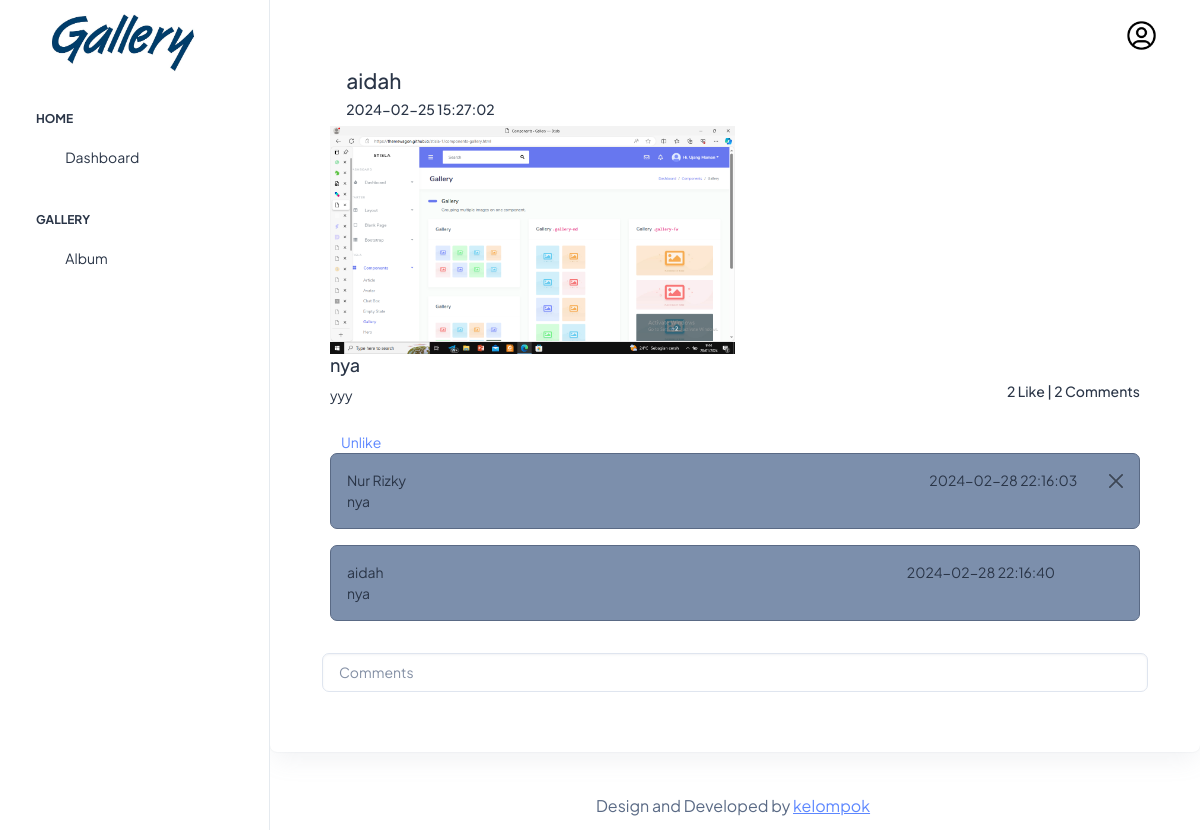
The page /views/dfoto.php?fotoid=52 (signed in) on the database its author committed.
### tables this page shows
CREATE TABLE `foto` (
  `fotoid` int(11) NOT NULL,
  `judulfoto` varchar(255) NOT NULL,
  `deskripsifoto` text NOT NULL,
  `tanggalunggah` datetime NOT NULL,
  `lokasifile` text NOT NULL,
  `albumid` int(11) NOT NULL,
  `userid` int(11) NOT NULL
);

CREATE TABLE `user` (
  `userid` int(11) NOT NULL,
  `username` varchar(255) NOT NULL,
  `password` text NOT NULL,
  `email` varchar(255) NOT NULL,
  `namalengkap` varchar(255) NOT NULL,
  `alamat` text NOT NULL,
  `jeniskelamin` enum('Laki-Laki','Perempuan','','') NOT NULL
);

CREATE TABLE `komentarfoto` (
  `komentarid` int(11) NOT NULL,
  `fotoid` int(11) NOT NULL,
  `userid` int(11) NOT NULL,
  `isikomentar` text NOT NULL,
  `tanggalkomentar` datetime NOT NULL
);

### controllers/c_conn.php (called while the page is built)
<?php
class c_conn {
    public function conn() {
        $conn = mysqli_connect("localhost", "root", "", "gallery");
        return $conn;
    }
}

### controllers/c_foto.php (called while the page is built, shortened)
<?php
include_once "c_conn.php";
class c_foto{
    public function read_postingan($fotoid){
        $conn = new c_conn();
        $query = "SELECT foto.*, user.* FROM foto INNER JOIN user ON foto.userid = user.userid WHERE fotoid = $fotoid";
        $data = mysqli_query($conn->conn(), $query);
        while ($row = mysqli_fetch_object($data)) {
            $rows[] = $row;
        }
        if (!empty($rows)) {
            return $rows;
        }
    }
}
?>

### controllers/c_like.php (called while the page is built, shortened)
<?php
include_once "c_conn.php";
class c_like {
    public function user($fotoid, $likeid) {
        $conn = new c_conn();
        $query = mysqli_query($conn->conn(), "SELECT * FROM likefoto WHERE fotoid = $fotoid AND userid = $likeid");
        $data = mysqli_num_rows($query);
        return $data;
    }
    public function jumlah($fotoid) {
        $conn = new c_conn();
        $query = mysqli_query($conn->conn(), "SELECT * FROM likefoto WHERE fotoid = $fotoid");
        $data = mysqli_num_rows($query);
        return $data;
    }
}

### controllers/c_komentar.php (called while the page is built, shortened)
<?php
include_once "c_conn.php";
class c_komentar
{
    public function read_komentar($foto)
    {
        $conn = new c_conn();
        $query = mysqli_query($conn->conn(), "SELECT komentarfoto.*, user.* FROM komentarfoto INNER JOIN user ON komentarfoto.userid = user.userid WHERE fotoid = $foto");
        while ($row = mysqli_fetch_object($query)) {
            $rows[] = $row;
        }
        if (!empty($rows)) {
            return $rows;
        }
    }
    public function jumlah($fotoid) {
        $conn = new c_conn();
        $query = mysqli_query($conn->conn(), "SELECT * FROM komentarfoto WHERE fotoid = $fotoid");
        $data = mysqli_num_rows($query);
        return $data;
    }
}

### views/dfoto.php (the view, shortened to what this page needs)
<?php
include_once "template/header.php";
include_once "template/sidebar.php";
include_once "../controllers/c_foto.php";
include_once "../controllers/c_komentar.php";
include_once "../controllers/c_like.php";
$foto = new c_foto();
$komentar = new c_komentar();
$like = new c_like();
?>
<main id="main" class="main">
	<?php foreach ($foto->read_postingan($_GET['fotoid']) as $read) : ?>
		<div class="card">
		<div class="card-body">
			<div class="card-body mt-2">
			<h4 style="margin-left: 2%; margin-bottom: 1%;"><?= $read->username ?></h4>
                <h6 style="margin-left: 2%; margin-bottom: 1%;"><?= $read->tanggalunggah ?></h6>
                <img src="../assets/images/<?= $read->lokasifile ?>" width="50%" height="50%" alt="">
                <h5 class="card-title"><?= $read->judulfoto ?></h5>
				<div class="d-sm-flex align-items-center justify-content-between mb-4">
                    <p class="p mb-0 text-gray-800 m-0 font-weight-bold text-dark"><?= $read->deskripsifoto ?></p>
					<h6 class="text"><?= $like->jumlah($read->fotoid) ?> Like | <?= $komentar->jumlah($read->fotoid) ?> Comments</h6>
                </div>
				<?php if ($like->user($read->fotoid, $userid) == 0) { ?>
					<a href="../routers/r_like.php?fotoid=<?= $read->fotoid ?>&userid=<?= $userid ?>&aksi=like" title= "Like"><i class="ti ti-thumb-up"></i>Like</a>
					<?php } else { ?>
					<a href="../routers/r_like.php?fotoid=<?= $read->fotoid ?>&userid=<?= $userid ?>&aksi=delete" title= "Unlike"><i class="ti ti-thumb-down"></i>Unlike</a>
						<?php }
						if (empty($komentar->read_komentar($read->fotoid))) {
                    echo "";
                } else { ?>
                    <?php foreach ($komentar->read_komentar($read->fotoid) as $komen) : ?>
                        <div class="alert alert-dark alert-dismissible fade show" col-lg-12 role="alert">
                            <a class="nav-link nav-profile align-items-center pe-0" data-bs-toggle="dropdown">
                                <span class="username text-dark"><?= $komen->username ?>
                                <span style="margin-left: 70%;">
                                    <?= $komen->tanggalkomentar ?>
                                </span>
                                <br>
                                <span><?= $komen->isikomentar ?></span>
							 <?php if ($userid == $komen->userid) { ?>
                                    <a href="../routers/r_komentar.php?komentarid=<?= $komen->komentarid ?>&aksi=hapus&fotoid=<?= $read->fotoid ?>" onclick="return confirm('Yakin ingin menghapus data ini?')"  class="btn-close"></a>
                                <?php } ?>
                            </a>
                        </div>
						<?php endforeach; ?>
						<?php } ?>
						<form class="row g-3 mt-3" action="../routers/r_komentar.php?aksi=tambah" method="post">
							<input type="text" name="isikomentar" class="form-control" placeholder="Comments">
						</form>
					</div>
				</div>
				</div>
			<?php endforeach; ?>
	</html>
<?php
 include_once "template/footer.php";
?>

### rows shown on the page
foto: userid.username "aidah", tanggalunggah "2024-02-25 15:27:02", lokasifile (picture), judulfoto "nya", deskripsifoto "yyy", fotoid "2"
komentarfoto: userid.username "Nur Rizky", tanggalkomentar "2024-02-28 22:16:03", isikomentar "nya"
komentarfoto: userid.username "aidah", tanggalkomentar "2024-02-28 22:16:40", isikomentar "nya"
